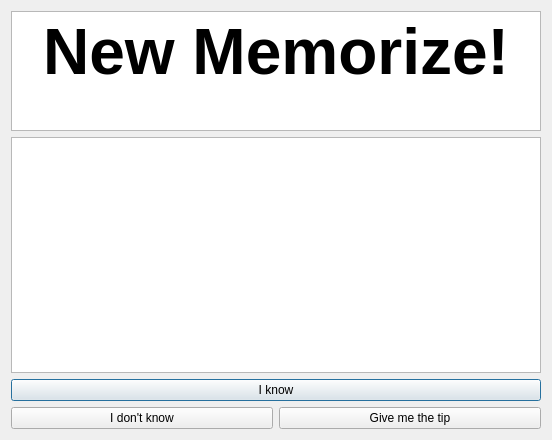
<?xml version="1.0" encoding="UTF-8"?>
<ui version="4.0">
 <class>Dialog</class>
 <widget class="QDialog" name="Dialog">
  <property name="geometry">
   <rect>
    <x>0</x>
    <y>0</y>
    <width>552</width>
    <height>440</height>
   </rect>
  </property>
  <property name="windowTitle">
   <string>Memorize Word</string>
  </property>
  <layout class="QVBoxLayout" name="verticalLayout">
   <item>
    <widget class="QTextBrowser" name="word_textBrowser">
     <property name="maximumSize">
      <size>
       <width>16777215</width>
       <height>120</height>
      </size>
     </property>
     <property name="mouseTracking">
      <bool>false</bool>
     </property>
     <property name="acceptDrops">
      <bool>false</bool>
     </property>
     <property name="html">
      <string>&lt;!DOCTYPE HTML PUBLIC &quot;-//W3C//DTD HTML 4.0//EN&quot; &quot;http://www.w3.org/TR/REC-html40/strict.dtd&quot;&gt;
&lt;html&gt;&lt;head&gt;&lt;meta name=&quot;qrichtext&quot; content=&quot;1&quot; /&gt;&lt;meta charset=&quot;utf-8&quot; /&gt;&lt;style type=&quot;text/css&quot;&gt;
p, li { white-space: pre-wrap; }
hr { height: 1px; border-width: 0; }
li.unchecked::marker { content: &quot;\2610&quot;; }
li.checked::marker { content: &quot;\2612&quot;; }
&lt;/style&gt;&lt;/head&gt;&lt;body style=&quot; font-family:'Segoe UI'; font-size:9pt; font-weight:400; font-style:normal;&quot;&gt;
&lt;p align=&quot;center&quot; style=&quot; margin-top:0px; margin-bottom:0px; margin-left:0px; margin-right:0px; -qt-block-indent:0; text-indent:0px;&quot;&gt;&lt;span style=&quot; font-size:48pt; font-weight:700;&quot;&gt;New Memorize!&lt;/span&gt;&lt;/p&gt;&lt;/body&gt;&lt;/html&gt;</string>
     </property>
    </widget>
   </item>
   <item>
    <widget class="QTextBrowser" name="example_textBrowser"/>
   </item>
   <item>
    <widget class="QPushButton" name="yes_pushButton">
     <property name="text">
      <string>I know</string>
     </property>
    </widget>
   </item>
   <item>
    <layout class="QHBoxLayout" name="horizontalLayout">
     <item>
      <widget class="QPushButton" name="no_pushButton">
       <property name="text">
        <string>I don't know</string>
       </property>
      </widget>
     </item>
     <item>
      <widget class="QPushButton" name="tip_pushButton">
       <property name="text">
        <string>Give me the tip</string>
       </property>
      </widget>
     </item>
    </layout>
   </item>
  </layout>
 </widget>
 <resources/>
 <connections/>
</ui>
